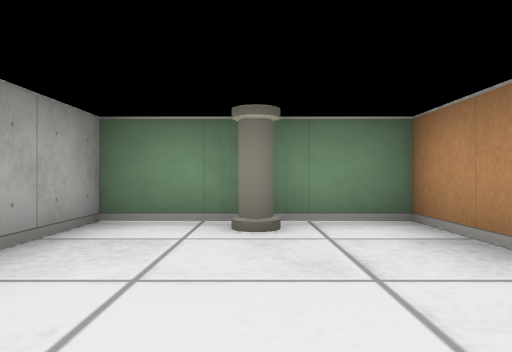
View 1 (above)

16 first-person views from a walk through a cub3D maze. The camera is about half as high as the walls, looks level and sees 70° across. The floor is counted in squares. Each view is taken from the middle of a square. On the plan, view 1 faces up. The plan holds only what a view shows up to about 9 squares ahead; the rest is blank.

View 2
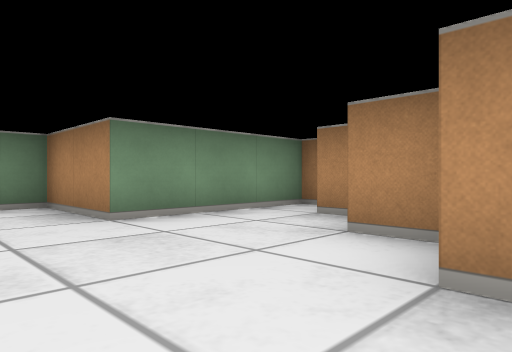

View 3
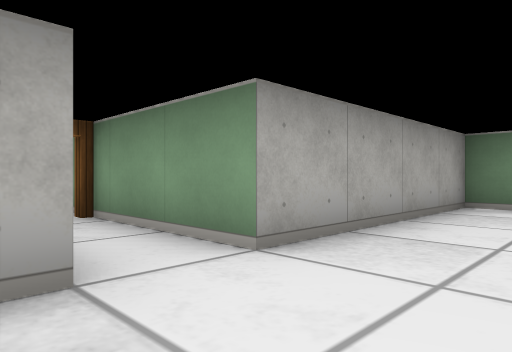

View 4
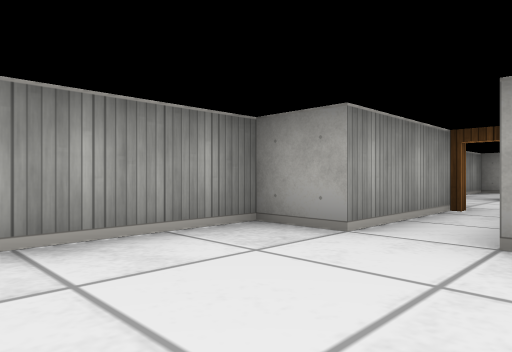

View 5
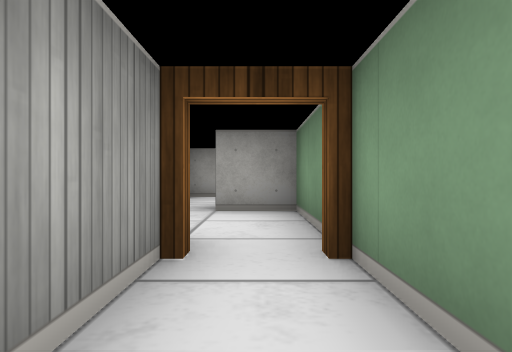

View 6
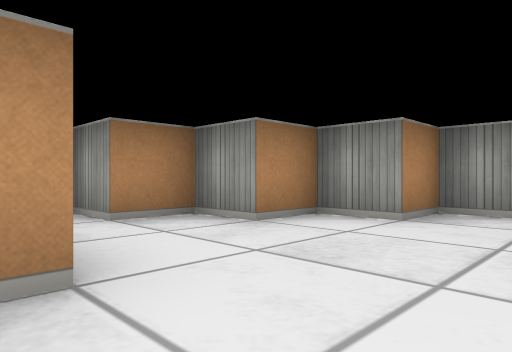

View 7
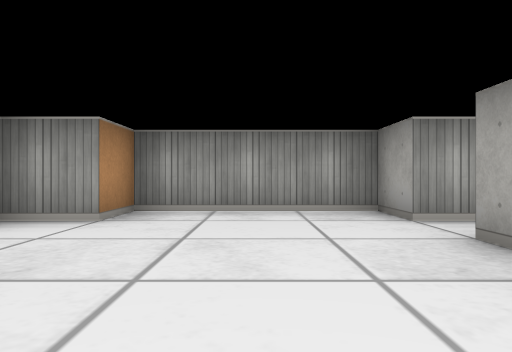

View 8
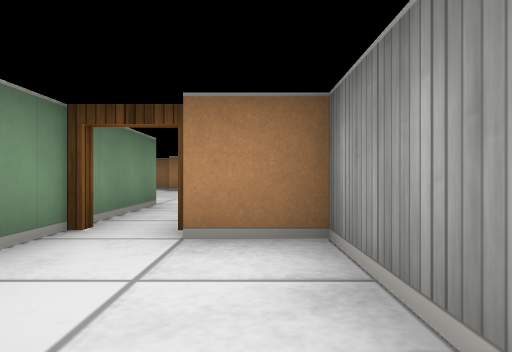

View 9
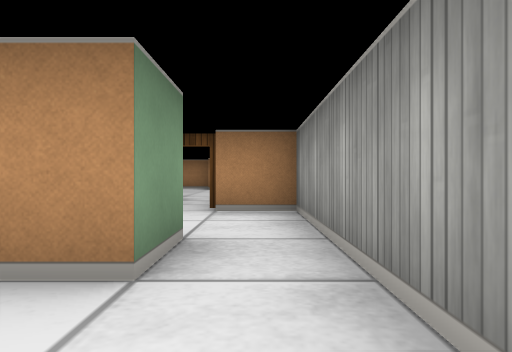

View 10
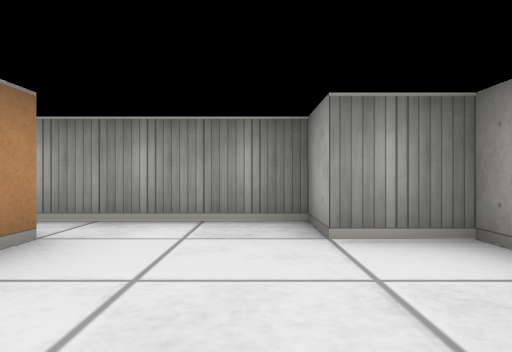

View 11
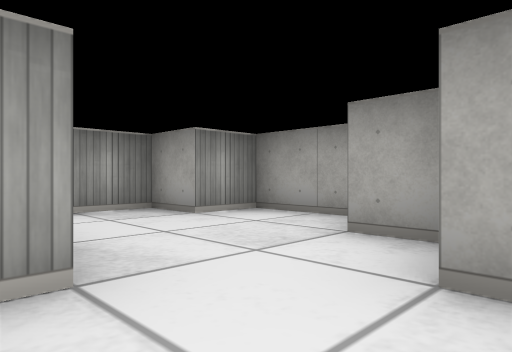

View 12
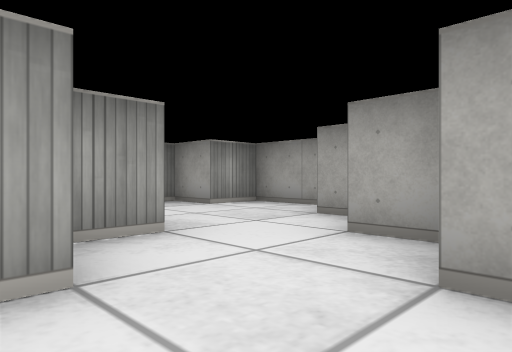

View 13
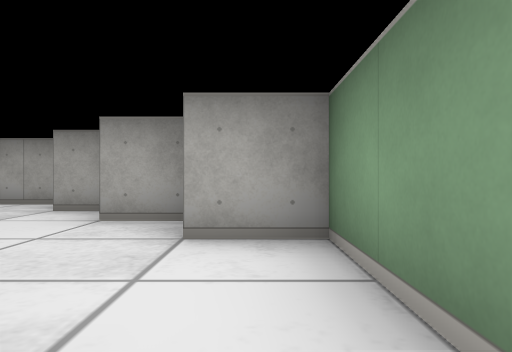

View 14
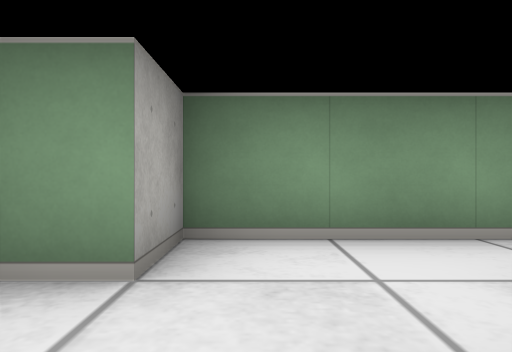

View 15
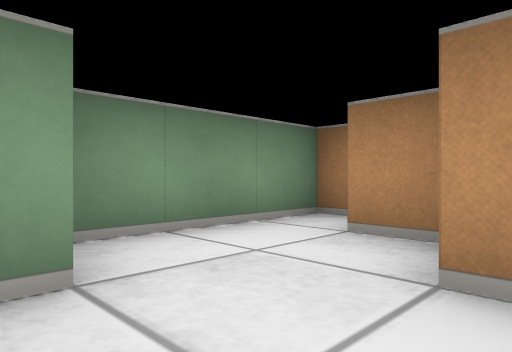

View 16
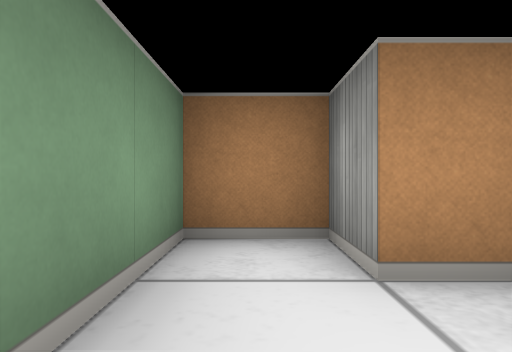

### Floor plan
Ten units are one square. View 1 is at (0, 0); x grows to the right and y downward. Boxes are objects, and circles mark ways between rooms. Rooms are numbered by the first view taken in them; rooms with no view inside come last. Other rooms are left out.
<svg viewBox="-110 -40 160 70">
<path fill="none" stroke="#000" d="M-41 15 -15 15 -15 25 15 25 15 15 25 15 25 5 35 5 35 -5 45 -5M45 -15 15 -15 15 -35 -15 -35 -15 5 -40 5M-75 25 -45 25 -45 15M-40 5 -65 5 -65 15 -75 15M-76 -5 -68 -5M-85 -24 -85 -15M-95 -12 -95 -5M-75 15 -75 9M-55 -18 -55 -25 -45 -25 -45 -35 -75 -35 -75 -25 -81 -25M-105 0 -105 15 -95 15 -95 25 -75 25"/>
<rect x="-5" y="-35" width="10" height="10" fill="#bbb"><title>pillar</title></rect>
<circle cx="-40" cy="10" r="3" fill="#2a7"/>
<circle cx="-70" cy="20" r="3" fill="#2a7"/>
<text x="0" y="0">1</text>
<text x="-60" y="20">2</text>
<text x="-80" y="-10">3</text>
</svg>
Room 1 opens to room 2. Room 2 opens to room 3.

Where each view was taken, in squares from view 1:
view 1: 0 up, 0 right, facing up
view 2: 2 down, 0 right, facing up-right
view 3: 2 down, 0 right, facing up-left
view 4: 0 up, 1 right, facing down-left
view 5: 1 down, 2 left, facing left
view 6: 2 up, 0 right, facing down-right
view 7: 2 up, 0 right, facing down
view 8: 2 down, 7 left, facing right
view 9: 2 down, 9 left, facing right
view 10: 1 up, 9 left, facing down
view 11: 2 up, 7 left, facing down-left
view 12: 3 up, 6 left, facing down-left
view 13: 3 up, 5 left, facing left
view 14: 1 up, 7 left, facing up
view 15: 1 up, 8 left, facing up-right
view 16: 3 up, 7 left, facing right
